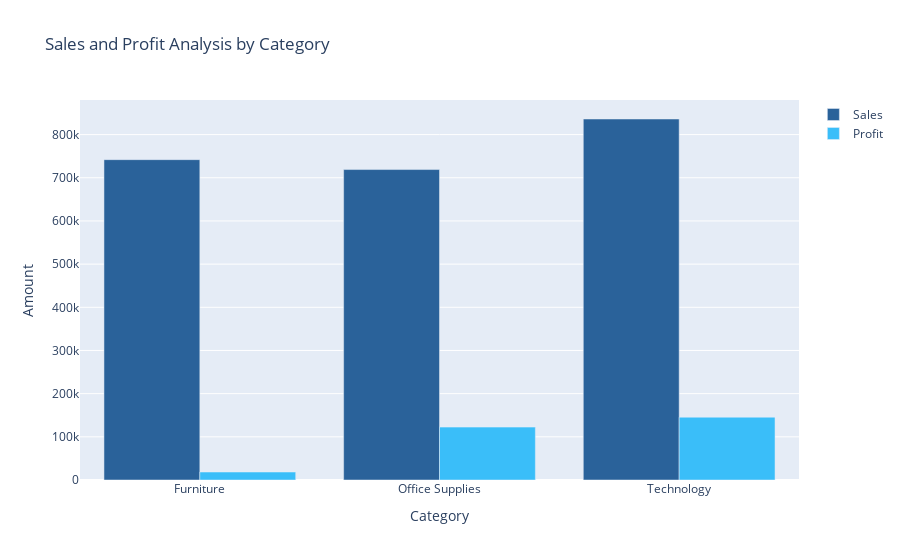

The code cell stored with this chart in its notebook:
### Code cell
import plotly.graph_objects as go

# Aggregating data by category for sales
sales_category = df.groupby(['Category'], as_index=False).agg({
    'Sales': 'sum',
})

# Aggregating data by category for profit
profit_category = df.groupby(['Category'], as_index=False).agg({
    'Profit': 'sum'
})

# Merge the sales and profit dataframes
sales_profit_category = pd.merge(sales_category, profit_category, on='Category')

# Define the color palette from Plotly
color_palette = ['#2A629A', '#3ABEF9']  # Using Plotly compatible colors

# Create the figure
fig = go.Figure()

# Adding bar traces for Sales and Profit
fig.add_trace(go.Bar(x=sales_profit_category['Category'], 
                     y=sales_profit_category['Sales'], 
                     name='Sales',
                     marker_color=color_palette[0]))
fig.add_trace(go.Bar(x=sales_profit_category['Category'], 
                     y=sales_profit_category['Profit'], 
                     name='Profit',
                     marker_color=color_palette[1]))

# Updating layout
fig.update_layout(title='Sales and Profit Analysis by Category',
                  xaxis_title='Category', 
                  yaxis_title='Amount',
                  barmode='group')  # Group bars together

# Show the figure
fig.show()

### Figure 1 — Plotly figure (JSON) as saved in the notebook; plotly's stock layout.template omitted (floating-point values rounded to 4 significant figures)
{"data": [{"marker": {"color": "#2A629A"}, "name": "Sales", "type": "bar", "x": ["Furniture", "Office Supplies", "Technology"], "y": [742000.0, 719000.0, 836200.0]}, {"marker": {"color": "#3ABEF9"}, "name": "Profit", "type": "bar", "x": ["Furniture", "Office Supplies", "Technology"], "y": [18450.0, 122500.0, 145500.0]}], "layout": {"barmode": "group", "title": {"text": "Sales and Profit Analysis by Category"}, "xaxis": {"title": {"text": "Category"}}, "yaxis": {"title": {"text": "Amount"}}}}
